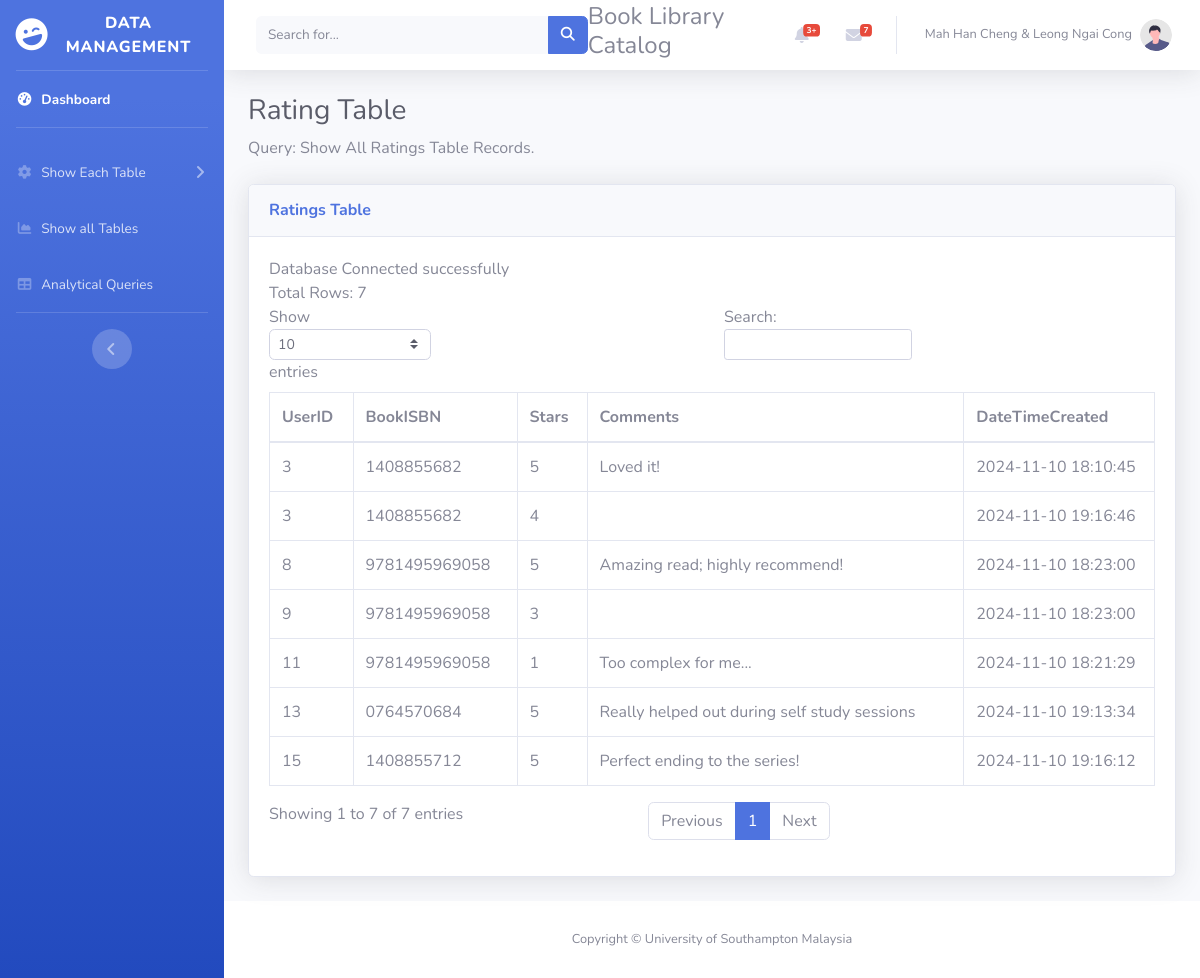
Page /RatingTable.php on the committed database.
### tables this page shows
CREATE TABLE `rating` (
  `RatingID` int(11) PRIMARY KEY AUTO_INCREMENT NOT NULL,
  `UserID` int(11) NOT NULL,
  `BookISBN` varchar(255) NOT NULL,
  `Stars` int(11) NOT NULL,
  `Comments` varchar(255) DEFAULT NULL,
  `DateTimeCreated` datetime NOT NULL,

  KEY `UserID` (`UserID`),
  KEY `BookISBN` (`BookISBN`),

  CONSTRAINT `rating_ibfk_1` FOREIGN KEY (`UserID`) REFERENCES `user` (`UserID`) ON DELETE CASCADE ON UPDATE CASCADE,
  CONSTRAINT `rating_ibfk_2` FOREIGN KEY (`BookISBN`) REFERENCES `book` (`BookISBN`) ON DELETE CASCADE ON UPDATE CASCADE

);

### RatingTable.php (the view, shortened to what this page needs)
<?php
    include 'db_connect.php';
    include 'sideBarMenu.php';
?>
                <div class="container-fluid">
                    <h1 class="h3 mb-2 text-gray-800">Rating Table</h1>
                    <p class="mb-4">Query: Show All Ratings Table Records.
                        </p>
                    <div class="card shadow mb-4">
                        <div class="card-header py-3">
                            <h6 class="m-0 font-weight-bold text-primary">Ratings Table</h6>
                        </div>
                       <div class="card-body">
                            <div class="table-responsive">
                                <table class="table table-bordered" id="dataTable" width="100%" cellspacing="0">
                                <thead>
                                        <tr>
                                            <th>UserID</th>
                                            <th>BookISBN</th>
                                            <th>Stars</th>
                                            <th>Comments</th>
                                            <th>DateTimeCreated</th>
                                        </tr>
                                    </thead>
                                    <tbody>
                                <?php
                                     $conn = mysqli_connect($servername, $username, $password, $dbname);
                                    $sql = "SELECT * FROM rating";
                                    $result = mysqli_query($conn, $sql);
                                    echo "<br> Total Rows: " . mysqli_num_rows($result);
                                    if (mysqli_num_rows($result) > 0) {
                                    while($row = mysqli_fetch_assoc($result)) {
                                        echo "<tr>";
                                        echo "<td>".$row["UserID"]  ."</td>";
                                        echo "<td>".$row["BookISBN"]  ."</td>";
                                        echo "<td>".$row['Stars']. "</td>";
                                        echo "<td>".$row["Comments"]  ."</td>";
                                        echo "<td>".$row['DateTimeCreated']. "</td>";
                                        echo "</tr>";
                                    }
                                    } else {
                                    echo "0 results";
                                    }
                                 ?>
                                    </tbody>
                                </table>
                            </div>
                        </div>
                    </div>
                </div>
<?php
include 'footer.php';
?>

### rows in the picture
rating: UserID "3", BookISBN "1408855682", Stars "5", Comments "Loved it!", DateTimeCreated "2024-11-10 18:10:45"
rating: UserID "11", BookISBN "9781495969058", Stars "1", Comments "Too complex for me...", DateTimeCreated "2024-11-10 18:21:29"
rating: UserID "9", BookISBN "9781495969058", Stars "3", DateTimeCreated "2024-11-10 18:23:00"
rating: UserID "8", BookISBN "9781495969058", Stars "5", Comments "Amazing read; highly recommend!", DateTimeCreated "2024-11-10 18:23:00"
rating: UserID "13", BookISBN "0764570684", Stars "5", Comments "Really helped out during self study sessions", DateTimeCreated "2024-11-10 19:13:34"
rating: UserID "15", BookISBN "1408855712", Stars "5", Comments "Perfect ending to the series!", DateTimeCreated "2024-11-10 19:16:12"
rating: UserID "3", BookISBN "1408855682", Stars "4", DateTimeCreated "2024-11-10 19:16:46"
